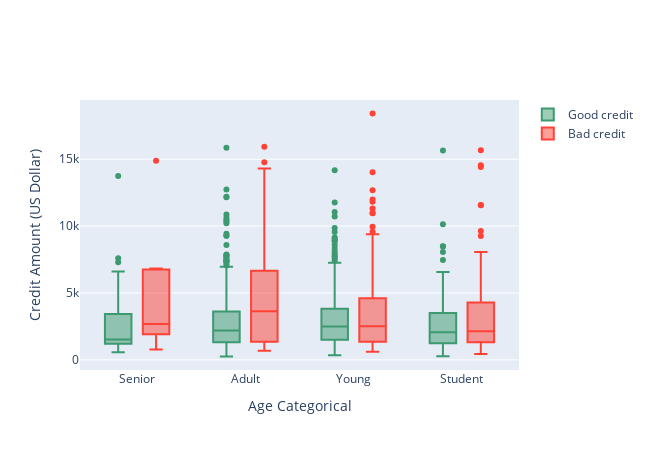

This figure's notebook cell:
### Code cell
#Let's look the Credit Amount column
interval = (18, 25, 35, 60, 120)

cats = ['Student', 'Young', 'Adult', 'Senior']
df_credit["Age_cat"] = pd.cut(df_credit.Age, interval, labels=cats)

df_good = df_credit[df_credit["Risk"] == 'good']
df_bad = df_credit[df_credit["Risk"] == 'bad']


trace0 = go.Box(y=df_good["Credit amount"],
                x=df_good["Age_cat"],
                name='Good credit',
                marker=dict(color='#3D9970')
                )

trace1 = go.Box(y=df_bad['Credit amount'],
                x=df_bad['Age_cat'],
                name='Bad credit',
                marker=dict(color='#FF4136')
                )

data = [trace0, trace1]

layout = go.Layout(yaxis=dict(title='Credit Amount (US Dollar)', zeroline=False),
                   xaxis=dict(title='Age Categorical'), boxmode='group',
                   width=650, height=450)

fig = go.Figure(data=data, layout=layout)

py.iplot(fig, filename='box-age-cat')

### Figure 1 — Plotly figure (JSON) as saved in the notebook; plotly's stock layout.template omitted (floating-point values rounded to 4 significant figures; data arrays with more than 128 entries replaced by an {"elided": "..."} marker saying what was removed)
{"data": [{"marker": {"color": "#3D9970"}, "name": "Good credit", "type": "box", "x": {"elided": "700 str values"}, "y": {"elided": "700 int values"}}, {"marker": {"color": "#FF4136"}, "name": "Bad credit", "type": "box", "x": {"elided": "300 str values"}, "y": {"elided": "300 int values"}}], "layout": {"boxmode": "group", "height": 450, "width": 650, "xaxis": {"title": {"text": "Age Categorical"}}, "yaxis": {"title": {"text": "Credit Amount (US Dollar)"}, "zeroline": false}}}
